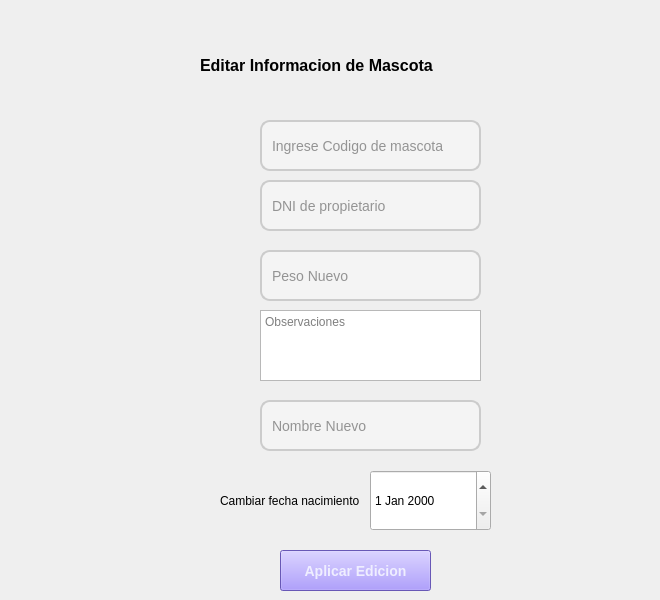
       <widget class="QWidget" name="page_EditarMascota">
        <widget class="QLineEdit" name="txtCodMascotaEdit">
         <property name="geometry">
          <rect>
           <x>260</x>
           <y>120</y>
           <width>221</width>
           <height>51</height>
          </rect>
         </property>
         <property name="styleSheet">
          <string notr="true">QLineEdit {
    background-color: #f4f4f4; /* Fondo claro */
    color: #333; /* Texto oscuro */
    border: 2px solid #ccc; /* Borde inicial */
    border-radius: 10px; /* Bordes redondeados */
    padding: 8px; /* Espaciado interno */
    font-size: 14px; /* Tamaño de texto */
    font-family: &quot;Arial&quot;, sans-serif; /* Fuente limpia y moderna */
}

QLineEdit:focus {
    border: 2px solid #6200ee; /* Cambia el color del borde al enfocarse */
    background-color: #ffffff; /* Fondo blanco al enfocarse */
    color: #000; /* Texto más oscuro */
}</string>
         </property>
         <property name="placeholderText">
          <string>Ingrese Codigo de mascota</string>
         </property>
        </widget>
        <widget class="QLineEdit" name="txtDniMascotaEdit">
         <property name="geometry">
          <rect>
           <x>260</x>
           <y>180</y>
           <width>221</width>
           <height>51</height>
          </rect>
         </property>
         <property name="styleSheet">
          <string notr="true">QLineEdit {
    background-color: #f4f4f4; /* Fondo claro */
    color: #333; /* Texto oscuro */
    border: 2px solid #ccc; /* Borde inicial */
    border-radius: 10px; /* Bordes redondeados */
    padding: 8px; /* Espaciado interno */
    font-size: 14px; /* Tamaño de texto */
    font-family: &quot;Arial&quot;, sans-serif; /* Fuente limpia y moderna */
}

QLineEdit:focus {
    border: 2px solid #6200ee; /* Cambia el color del borde al enfocarse */
    background-color: #ffffff; /* Fondo blanco al enfocarse */
    color: #000; /* Texto más oscuro */
}</string>
         </property>
         <property name="placeholderText">
          <string>DNI de propietario</string>
         </property>
        </widget>
        <widget class="QLineEdit" name="txtPeso">
         <property name="geometry">
          <rect>
           <x>260</x>
           <y>250</y>
           <width>221</width>
           <height>51</height>
          </rect>
         </property>
         <property name="styleSheet">
          <string notr="true">QLineEdit {
    background-color: #f4f4f4; /* Fondo claro */
    color: #333; /* Texto oscuro */
    border: 2px solid #ccc; /* Borde inicial */
    border-radius: 10px; /* Bordes redondeados */
    padding: 8px; /* Espaciado interno */
    font-size: 14px; /* Tamaño de texto */
    font-family: &quot;Arial&quot;, sans-serif; /* Fuente limpia y moderna */
}

QLineEdit:focus {
    border: 2px solid #6200ee; /* Cambia el color del borde al enfocarse */
    background-color: #ffffff; /* Fondo blanco al enfocarse */
    color: #000; /* Texto más oscuro */
}</string>
         </property>
         <property name="placeholderText">
          <string>Peso Nuevo</string>
         </property>
        </widget>
        <widget class="QTextEdit" name="txtObservacion">
         <property name="geometry">
          <rect>
           <x>260</x>
           <y>310</y>
           <width>221</width>
           <height>71</height>
          </rect>
         </property>
         <property name="placeholderText">
          <string>Observaciones</string>
         </property>
        </widget>
        <widget class="QDateEdit" name="txtFechaNacimiento">
         <property name="geometry">
          <rect>
           <x>370</x>
           <y>470</y>
           <width>121</width>
           <height>61</height>
          </rect>
         </property>
        </widget>
        <widget class="QLabel" name="label_5">
         <property name="geometry">
          <rect>
           <x>220</x>
           <y>470</y>
           <width>141</width>
           <height>61</height>
          </rect>
         </property>
         <property name="text">
          <string>Cambiar fecha nacimiento</string>
         </property>
         <property name="textFormat">
          <enum>Qt::AutoText</enum>
         </property>
        </widget>
        <widget class="QLabel" name="label_6">
         <property name="geometry">
          <rect>
           <x>200</x>
           <y>40</y>
           <width>451</width>
           <height>51</height>
          </rect>
         </property>
         <property name="font">
          <font>
           <pointsize>12</pointsize>
           <bold>true</bold>
          </font>
         </property>
         <property name="text">
          <string>Editar Informacion de Mascota</string>
         </property>
         <property name="textFormat">
          <enum>Qt::AutoText</enum>
         </property>
         <property name="wordWrap">
          <bool>false</bool>
         </property>
        </widget>
        <widget class="QPushButton" name="btnEditarMascota">
         <property name="geometry">
          <rect>
           <x>280</x>
           <y>550</y>
           <width>151</width>
           <height>41</height>
          </rect>
         </property>
         <property name="styleSheet">
          <string notr="true">
QPushButton {
   color: rgb(239, 238, 255);
background-color: rgb(145, 123, 255);
  

    padding: 10px; 
    font-size: 14px; 
    font-weight: bold; 
 
}

QPushButton:hover {
    background-color: #8793ff; 
    color: white;
}</string>
         </property>
         <property name="text">
          <string>Aplicar Edicion</string>
         </property>
         <property name="icon">
          <iconset>
           <normaloff>../Imagenes/boton-editar.png</normaloff>../Imagenes/boton-editar.png</iconset>
         </property>
         <property name="iconSize">
          <size>
           <width>30</width>
           <height>30</height>
          </size>
         </property>
        </widget>
        <widget class="QLineEdit" name="txtNombreMasco">
         <property name="geometry">
          <rect>
           <x>260</x>
           <y>400</y>
           <width>221</width>
           <height>51</height>
          </rect>
         </property>
         <property name="styleSheet">
          <string notr="true">QLineEdit {
    background-color: #f4f4f4; /* Fondo claro */
    color: #333; /* Texto oscuro */
    border: 2px solid #ccc; /* Borde inicial */
    border-radius: 10px; /* Bordes redondeados */
    padding: 8px; /* Espaciado interno */
    font-size: 14px; /* Tamaño de texto */
    font-family: &quot;Arial&quot;, sans-serif; /* Fuente limpia y moderna */
}

QLineEdit:focus {
    border: 2px solid #6200ee; /* Cambia el color del borde al enfocarse */
    background-color: #ffffff; /* Fondo blanco al enfocarse */
    color: #000; /* Texto más oscuro */
}</string>
         </property>
         <property name="placeholderText">
          <string>Nombre Nuevo</string>
         </property>
        </widget>
       </widget>
